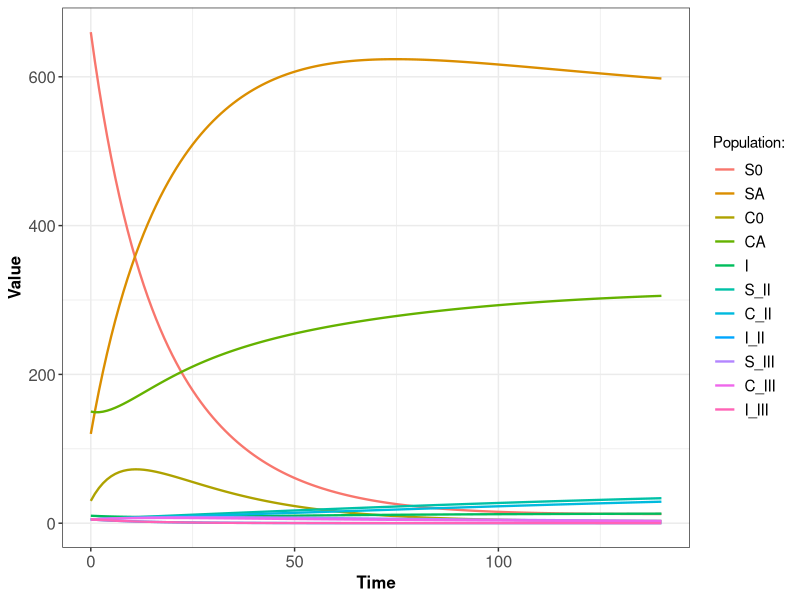

Recreate this plot in R. (Note: this script raises an error after producing the figure.)
#package ----
library(deSolve)
library(ggplot2)
library(reshape2)
library(dplyr)

#c. difficile transmission model ----
cdiff_model <- function(t, pop, params) {
  
  with(as.list(c(pop, params)), {
    
    #total pop 
    N <- S0 + SA + C0 + CA + I + S_II + C_II + I_II + S_III + C_III + I_III
    Sh <- S0 + SA + S_II + S_III
    Ch <- C0 + CA + C_II + C_III 
    Ih <- I + I_II + I_III
    
    #infection force 
    lambda <- beta * (Ch + nu*Ih)/N
    
    #edo system
    dS0 <- -lambda*S0 - tau*S0 + gamma*C0 + phi*S_II + phi*S_III #+ u0 - u1*S0 #attention communauté : pas admission mais naissance donc u0 uniquement dans S0 !!!
    dSA <- -lambda*SA + gamma*CA + tau*S0 #+ u0 - u1*SA #différent u0 pour le prochain code 
    dC0 <- lambda*S0 - gamma*C0 - tau*C0 - sigma*C0 #+ u0 - u1*C0
    dCA <- lambda*SA + tau*C0 - gamma*CA - sigma_A*CA #+ u0 - u1*CA
    dI <- sigma*C0  + sigma_A*CA - epsilon*I #+ u0 - mu*I
    dS_II <- p*epsilon*I + gamma*C_II - lambda*S_II - phi*S_II #+ u0 - u1*S_II
    dC_II <- (1 - p)*epsilon*I + lambda*S_II - gamma*C_II - sigma_II*C_II #+ u0 - u1*C_II
    dI_II <- sigma_II*C_II - epsilon*I_II #+ u0 - mu_II*I_II
    dS_III <- p*epsilon*I_II + p*epsilon*I_III + gamma*C_III - lambda*S_III - phi*S_III #+ u0 - u1*S_III
    dC_III <- (1-p)*epsilon*I_II + (1-p)*epsilon*I_III + lambda*S_III - gamma*C_III - sigma_III*C_III #+ u0 - u1*C_III
    dI_III <- sigma_III*C_III - epsilon*I_III #+ u0 - mu_III*I_III

    list(c(dS0, dSA, dC0, dCA, dI, dS_II, dC_II, dI_II, dS_III, dC_III, dI_III))
  })
} 

# parameters ----
beta=0.021
nu=36
gamma=0.03
sigma=0.000445
sigma_A=sigma*6.67
sigma_II=sigma
sigma_III=sigma
tau=0.044
p=0.5
epsilon=0.07
phi=0.018
#mu=0.0036
#mu_II=1.88*0.0036
#mu_III=2.38*0.0036
#u0=0
#u1=0
params <- c(beta=beta, nu=nu, gamma=gamma, sigma=sigma, sigma_A=sigma_A, 
            sigma_II=sigma_II, sigma_III=sigma_III, 
            tau=tau, p=p, epsilon=epsilon, phi=phi) #vecteur nommé pour lsoda

# time for simulation ----
dt=1
Tmax=140
times <- seq(from=0, to=Tmax, by=dt)

# initial conditions ----
N = 1000
S0 = N*0.66 # the majority
SA = N*0.12 # % of people taking ATB /2
C0 = N*0.03# % of people colonised /2
CA = N*0.15# ATB+colonised
I = N*0.01
S_II = N*0.005
C_II = N*0.005
I_II = N*0.005
S_III = N*0.005
C_III = N*0.005
I_III = N*0.005
init.cond <- c(S0=S0, SA=SA, C0=C0, CA=CA, I=I,
               S_II=S_II, C_II=C_II, I_II=I_II, 
               S_III=S_III, C_III=C_III,I_III=I_III) 

# integration without calibration ----
edo_without_cal <- as.data.frame(lsoda(init.cond, times, cdiff_model, params))
# View(edo_without_cal)

# plot ----
edo_without_cal %>%
  melt(id = "time") %>%
  #dplyr::filter(variable %in% c("I","I_II","I_III")) %>%
  ggplot() +
  geom_line(aes(time, value, colour = variable), linewidth = 0.8) +
  theme_bw() +
  theme(axis.text = element_text(size = 12),
        axis.title = element_text(size = 12, face = "bold"),
        legend.text = element_text(size = 11)) +
  labs(x = "Time", y = "Value", colour = "Population:")


# calibration function with least square ----


#APRES AJUSTEMENT DES PARAMETRES 
# simulating the endemic equilibrium for initials conditions ----



#fonction pour extraire métriques d'ajustement pour beta_try et nu_try (eq_days=j pr atteindre eq, sim_days=simuler incidence annuelle)
compute_metrics <- function(beta_try, nu_try, eq_days = 2000, sim_days = 365) {
  params_try <- c(beta = beta_try, 
                  nu = nu_try, 
                  gamma = gamma, 
                  sigma = sigma,
                  sigma_A = sigma_A, 
                  tau = tau, 
                  epsilon = epsilon, 
                  phi = phi)
  
  # intégration pour laisser converger système vers son équilibre
  eq_out <- as.data.frame(lsoda(init.cond, seq(0, eq_days, by = 1), cdiff_model, params_try))
  state_eq <- eq_out[nrow(eq_out), c("S0","SA","C0","CA","I","R")] #extraction dernière ligne tableau
  state_eq_num <- as.numeric(state_eq) #converti en vecteur nums
  names(state_eq_num) <- names(state_eq) #reassigne nom composantes``
  print(eq_out)
  
  # prévalence colonisée calculée avec éq
  preval_C <- (state_eq_num["C0"] + state_eq_num["CA"]) / sum(state_eq_num)
  
  # part de la FOI provenant de I calculée avec éq
  contrib_I <- nu_try * state_eq_num["I"]
  contrib_C <- state_eq_num["C0"] + state_eq_num["CA"]
  frac_from_I <- as.numeric(contrib_I / (contrib_I + contrib_C))
  
  # incidence annuelle calculée avec éq
  sim <- as.data.frame(lsoda(state_eq_num, seq(0, sim_days, by = 1), cdiff_model, params_try)) #simule à p de l'état d'équilibre pdt 1 an
  annual_incidence <- sum(params_try["sigma"] * sim$C0 + params_try["sigma_A"] * sim$CA) #somme brut des nouveaux cas : besoin conversion en patient/lits-jours
  return(list(prevalence_C = preval_C, frac_from_I = frac_from_I, annual_inc = annual_incidence)) 
}
#fin compute metric

#données ode
ode <- 

# appel test (verif metriques retournées)
m <- compute_metrics(beta_try=beta,nu_try=nu)

# affichage synthétique
print(m)

# intégration : fonction lsoda (pour résoudre edo) avec as.data.frame() autour pour un output plus pratique
result_ode <- as.data.frame(lsoda(init.cond, times, cdiff_model, params))

# méthode ggplot
result_ode %>%
  melt(id = "time") %>%
  ggplot() +
  geom_line(aes(time, value, colour = variable), linewidth = 0.8) +
  theme_bw() +
  theme(axis.text = element_text(size = 12),
        axis.title = element_text(size = 12, face = "bold"),
        legend.text = element_text(size = 11)) +
  labs(x = "Time", y = "Value", colour = "Population:")
